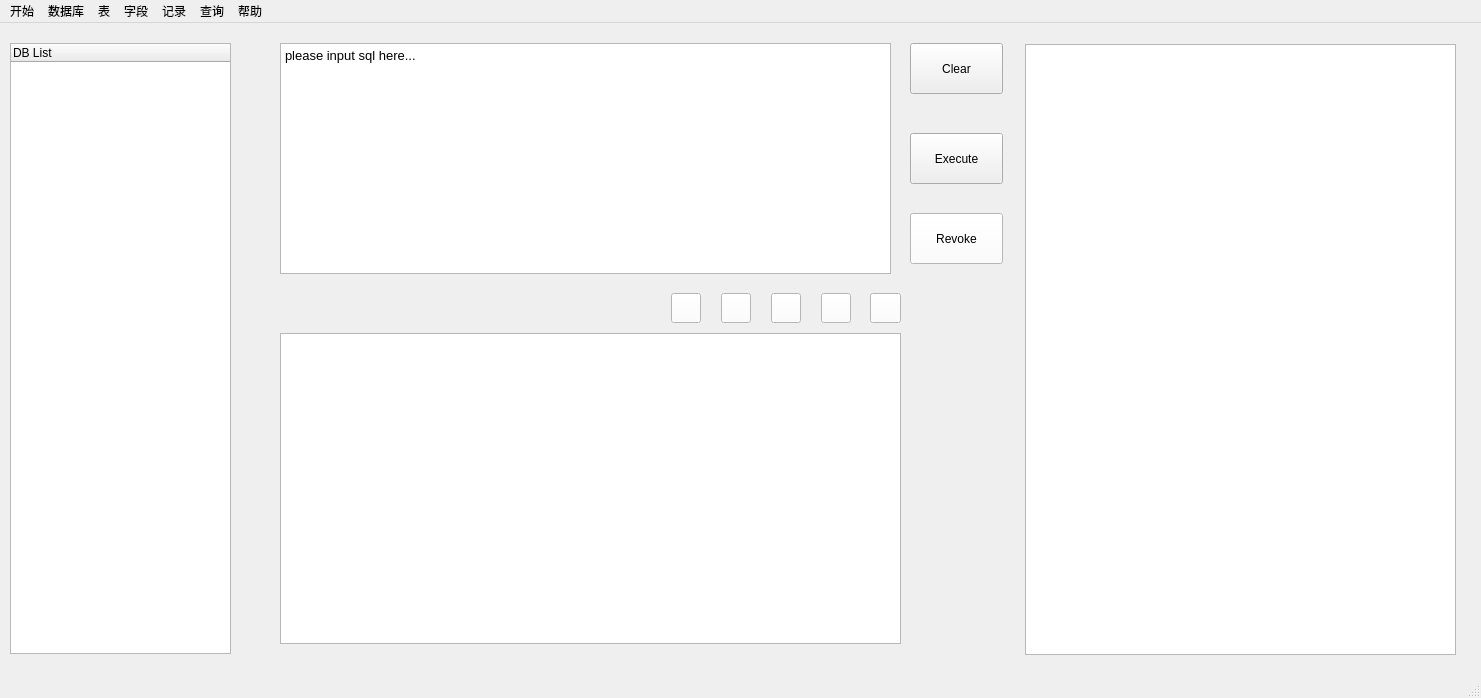
<?xml version="1.0" encoding="UTF-8"?>
<ui version="4.0">
 <class>MainWindow</class>
 <widget class="QMainWindow" name="MainWindow">
  <property name="geometry">
   <rect>
    <x>0</x>
    <y>0</y>
    <width>1481</width>
    <height>698</height>
   </rect>
  </property>
  <property name="windowTitle">
   <string>MainWindow</string>
  </property>
  <property name="styleSheet">
   <string notr="true">background-image: url(:/build-DBMS-Desktop_Qt_5_9_9_MSVC2015_32bit-Debug/DBMS/res/background.png);</string>
  </property>
  <widget class="QWidget" name="centralwidget">
   <widget class="QTreeWidget" name="treeWidget">
    <property name="geometry">
     <rect>
      <x>10</x>
      <y>20</y>
      <width>221</width>
      <height>611</height>
     </rect>
    </property>
    <property name="styleSheet">
     <string notr="true">border-color: rgb(255, 255, 255);
background-image: url(:/build-DBMS-Desktop_Qt_5_9_9_MSVC2015_32bit-Debug/DBMS/res/back (2).png);</string>
    </property>
    <column>
     <property name="text">
      <string>DB List</string>
     </property>
    </column>
   </widget>
   <widget class="QTextEdit" name="textEdit">
    <property name="geometry">
     <rect>
      <x>280</x>
      <y>20</y>
      <width>611</width>
      <height>231</height>
     </rect>
    </property>
    <property name="styleSheet">
     <string notr="true">font: 75 15pt &quot;Times New Roman&quot;;
background-image: url(:/build-DBMS-Desktop_Qt_5_9_9_MSVC2015_32bit-Debug/DBMS/res/back (2).png);</string>
    </property>
    <property name="html">
     <string>&lt;!DOCTYPE HTML PUBLIC &quot;-//W3C//DTD HTML 4.0//EN&quot; &quot;http://www.w3.org/TR/REC-html40/strict.dtd&quot;&gt;
&lt;html&gt;&lt;head&gt;&lt;meta name=&quot;qrichtext&quot; content=&quot;1&quot; /&gt;&lt;style type=&quot;text/css&quot;&gt;
p, li { white-space: pre-wrap; }
&lt;/style&gt;&lt;/head&gt;&lt;body style=&quot; font-family:'Times New Roman'; font-size:15pt; font-weight:72; font-style:normal;&quot;&gt;
&lt;p style=&quot; margin-top:0px; margin-bottom:0px; margin-left:0px; margin-right:0px; -qt-block-indent:0; text-indent:0px;&quot;&gt;&lt;span style=&quot; font-family:'SimSun'; font-size:10pt; font-weight:400;&quot;&gt;please input sql here...&lt;/span&gt;&lt;/p&gt;&lt;/body&gt;&lt;/html&gt;</string>
    </property>
   </widget>
   <widget class="QTableWidget" name="tableWidget">
    <property name="geometry">
     <rect>
      <x>280</x>
      <y>310</y>
      <width>621</width>
      <height>311</height>
     </rect>
    </property>
    <property name="styleSheet">
     <string notr="true">background-image: url(:/build-DBMS-Desktop_Qt_5_9_9_MSVC2015_32bit-Debug/DBMS/res/back (2).png);</string>
    </property>
   </widget>
   <widget class="QPushButton" name="pushButton">
    <property name="geometry">
     <rect>
      <x>910</x>
      <y>110</y>
      <width>93</width>
      <height>51</height>
     </rect>
    </property>
    <property name="styleSheet">
     <string notr="true">font: 87 11pt &quot;Bodoni MT Black&quot;;</string>
    </property>
    <property name="text">
     <string>Execute</string>
    </property>
   </widget>
   <widget class="QPushButton" name="clearbutton">
    <property name="geometry">
     <rect>
      <x>910</x>
      <y>20</y>
      <width>93</width>
      <height>51</height>
     </rect>
    </property>
    <property name="styleSheet">
     <string notr="true">font: 87 11pt &quot;Bodoni MT Black&quot;;</string>
    </property>
    <property name="text">
     <string>Clear</string>
    </property>
   </widget>
   <widget class="QPushButton" name="backbutton">
    <property name="geometry">
     <rect>
      <x>910</x>
      <y>190</y>
      <width>93</width>
      <height>51</height>
     </rect>
    </property>
    <property name="styleSheet">
     <string notr="true">font: 87 11pt &quot;Bodoni MT Black&quot;;
background-color: rgb(255, 255, 255);</string>
    </property>
    <property name="text">
     <string>Revoke</string>
    </property>
   </widget>
   <widget class="QPushButton" name="tadd">
    <property name="geometry">
     <rect>
      <x>671</x>
      <y>270</y>
      <width>30</width>
      <height>30</height>
     </rect>
    </property>
    <property name="styleSheet">
     <string notr="true">background-color: rgb(255, 255, 255);
color: rgb(255, 255, 255);
border-image: url(:/build-DBMS-Desktop_Qt_5_9_9_MSVC2015_32bit-Debug/DBMS/res/add.png);</string>
    </property>
    <property name="text">
     <string/>
    </property>
   </widget>
   <widget class="QPushButton" name="tdelete">
    <property name="geometry">
     <rect>
      <x>721</x>
      <y>270</y>
      <width>30</width>
      <height>30</height>
     </rect>
    </property>
    <property name="styleSheet">
     <string notr="true">background-color: rgb(255, 255, 255);
border-image: url(:/build-DBMS-Desktop_Qt_5_9_9_MSVC2015_32bit-Debug/DBMS/res/delete.png);
color: rgb(255, 255, 255);</string>
    </property>
    <property name="text">
     <string/>
    </property>
   </widget>
   <widget class="QPushButton" name="tcorrect">
    <property name="geometry">
     <rect>
      <x>771</x>
      <y>270</y>
      <width>30</width>
      <height>30</height>
     </rect>
    </property>
    <property name="styleSheet">
     <string notr="true">background-color: rgb(255, 255, 255);
border-image: url(:/build-DBMS-Desktop_Qt_5_9_9_MSVC2015_32bit-Debug/DBMS/res/correct.png);
color: rgb(255, 255, 255);</string>
    </property>
    <property name="text">
     <string/>
    </property>
   </widget>
   <widget class="QPushButton" name="twrong">
    <property name="geometry">
     <rect>
      <x>821</x>
      <y>270</y>
      <width>30</width>
      <height>30</height>
     </rect>
    </property>
    <property name="styleSheet">
     <string notr="true">background-color: rgb(255, 255, 255);
border-image: url(:/build-DBMS-Desktop_Qt_5_9_9_MSVC2015_32bit-Debug/DBMS/res/wrong.png);
color: rgb(255, 255, 255);</string>
    </property>
    <property name="text">
     <string/>
    </property>
   </widget>
   <widget class="QPushButton" name="trefresh">
    <property name="geometry">
     <rect>
      <x>870</x>
      <y>270</y>
      <width>31</width>
      <height>30</height>
     </rect>
    </property>
    <property name="styleSheet">
     <string notr="true">background-color: rgb(255, 255, 255);
color: rgb(255, 255, 255);
border-image: url(:/build-DBMS-Desktop_Qt_5_9_9_MSVC2015_32bit-Debug/DBMS/res/refresh.png);</string>
    </property>
    <property name="text">
     <string/>
    </property>
   </widget>
   <widget class="QTableWidget" name="showWidget">
    <property name="geometry">
     <rect>
      <x>1025</x>
      <y>21</y>
      <width>431</width>
      <height>611</height>
     </rect>
    </property>
    <property name="styleSheet">
     <string notr="true">background-image: url(:/build-DBMS-Desktop_Qt_5_9_9_MSVC2015_32bit-Debug/DBMS/res/back (2).png);</string>
    </property>
   </widget>
   <zorder>tableWidget</zorder>
   <zorder>pushButton</zorder>
   <zorder>clearbutton</zorder>
   <zorder>backbutton</zorder>
   <zorder>tadd</zorder>
   <zorder>tdelete</zorder>
   <zorder>tcorrect</zorder>
   <zorder>twrong</zorder>
   <zorder>trefresh</zorder>
   <zorder>showWidget</zorder>
   <zorder>treeWidget</zorder>
   <zorder>textEdit</zorder>
  </widget>
  <widget class="QStatusBar" name="statusbar"/>
  <widget class="QMenuBar" name="menubar">
   <property name="geometry">
    <rect>
     <x>0</x>
     <y>0</y>
     <width>1481</width>
     <height>26</height>
    </rect>
   </property>
   <widget class="QMenu" name="menu">
    <property name="title">
     <string>开始</string>
    </property>
    <addaction name="open"/>
    <addaction name="save"/>
    <addaction name="back"/>
    <addaction name="login"/>
    <addaction name="logout"/>
   </widget>
   <widget class="QMenu" name="menu_2">
    <property name="title">
     <string>数据库</string>
    </property>
    <addaction name="adddb"/>
    <addaction name="deletedb"/>
   </widget>
   <widget class="QMenu" name="menu_3">
    <property name="title">
     <string>表</string>
    </property>
    <addaction name="addtable"/>
    <addaction name="deletetable"/>
   </widget>
   <widget class="QMenu" name="menu_4">
    <property name="title">
     <string>字段</string>
    </property>
    <addaction name="addfield"/>
    <addaction name="modifyfield"/>
    <addaction name="deletefield"/>
   </widget>
   <widget class="QMenu" name="menu_5">
    <property name="title">
     <string>记录</string>
    </property>
    <addaction name="adddate"/>
    <addaction name="deletedate"/>
    <addaction name="updatedate"/>
   </widget>
   <widget class="QMenu" name="menu_6">
    <property name="title">
     <string>查询</string>
    </property>
    <addaction name="finddb"/>
    <addaction name="findtable"/>
    <addaction name="findfield"/>
    <addaction name="readtable"/>
    <addaction name="readdb"/>
   </widget>
   <widget class="QMenu" name="menu_7">
    <property name="title">
     <string>帮助</string>
    </property>
   </widget>
   <addaction name="menu"/>
   <addaction name="menu_2"/>
   <addaction name="menu_3"/>
   <addaction name="menu_4"/>
   <addaction name="menu_5"/>
   <addaction name="menu_6"/>
   <addaction name="menu_7"/>
  </widget>
  <action name="open">
   <property name="text">
    <string>打开</string>
   </property>
  </action>
  <action name="save">
   <property name="text">
    <string>保存</string>
   </property>
  </action>
  <action name="back">
   <property name="text">
    <string>撤销</string>
   </property>
  </action>
  <action name="db">
   <property name="text">
    <string>数据库</string>
   </property>
  </action>
  <action name="table">
   <property name="text">
    <string>表</string>
   </property>
  </action>
  <action name="trigger">
   <property name="text">
    <string>触发器</string>
   </property>
  </action>
  <action name="login">
   <property name="text">
    <string>登录</string>
   </property>
  </action>
  <action name="adddb">
   <property name="text">
    <string>创建数据库</string>
   </property>
  </action>
  <action name="deletedb">
   <property name="text">
    <string>删除数据库</string>
   </property>
  </action>
  <action name="addtable">
   <property name="text">
    <string>创建表</string>
   </property>
  </action>
  <action name="deletetable">
   <property name="text">
    <string>删除表</string>
   </property>
  </action>
  <action name="addfield">
   <property name="text">
    <string>添加字段</string>
   </property>
  </action>
  <action name="modifyfield">
   <property name="text">
    <string>修改字段</string>
   </property>
  </action>
  <action name="deletefield">
   <property name="text">
    <string>删除字段</string>
   </property>
  </action>
  <action name="adddate">
   <property name="text">
    <string>增加记录</string>
   </property>
  </action>
  <action name="finddb">
   <property name="text">
    <string>查找数据库</string>
   </property>
  </action>
  <action name="findtable">
   <property name="text">
    <string>查找表</string>
   </property>
  </action>
  <action name="findfield">
   <property name="text">
    <string>查找语句</string>
   </property>
  </action>
  <action name="logout">
   <property name="text">
    <string>退出</string>
   </property>
  </action>
  <action name="readtable">
   <property name="text">
    <string>查看表</string>
   </property>
  </action>
  <action name="deletedate">
   <property name="text">
    <string>删除记录</string>
   </property>
  </action>
  <action name="updatedate">
   <property name="text">
    <string>修改记录</string>
   </property>
  </action>
  <action name="readdb">
   <property name="text">
    <string>查看数据库</string>
   </property>
  </action>
 </widget>
 <resources/>
 <connections/>
</ui>
